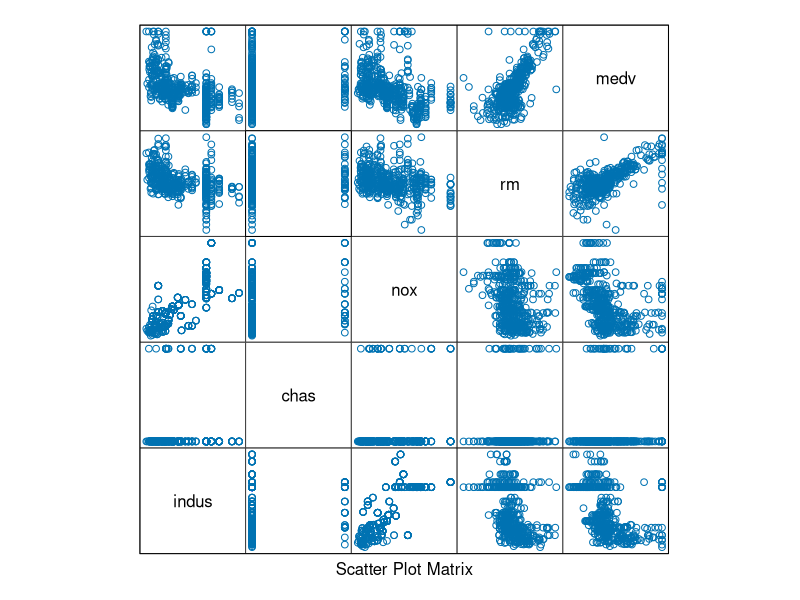
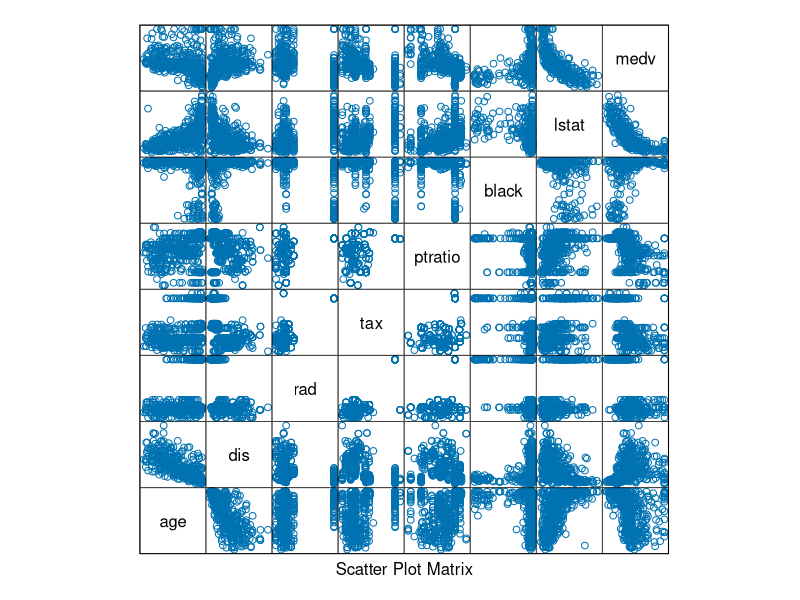
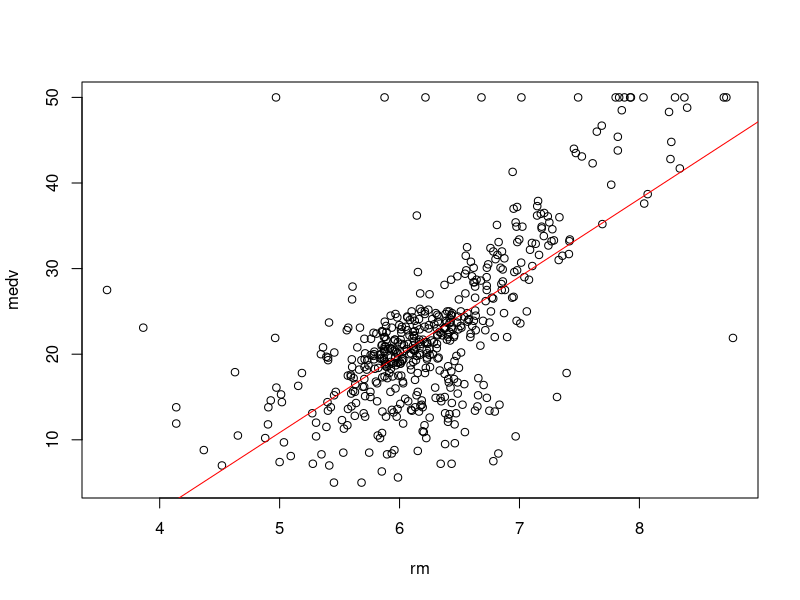
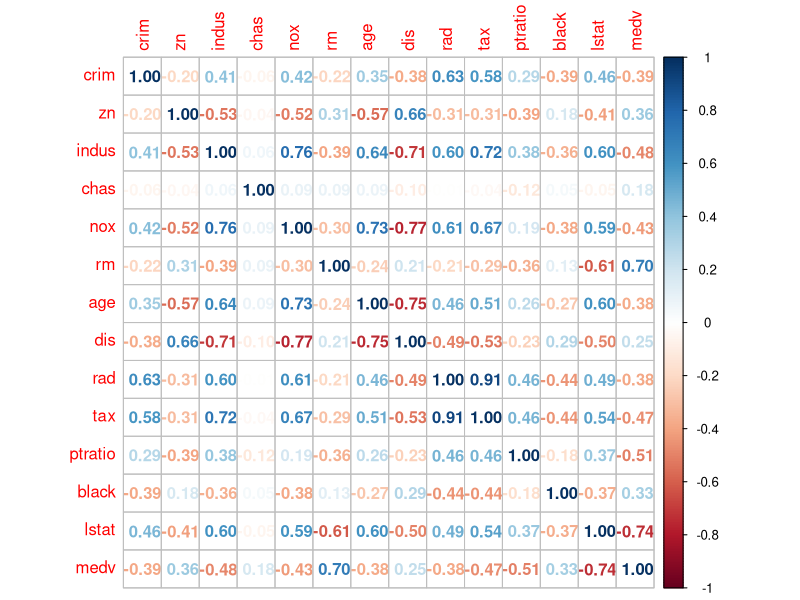
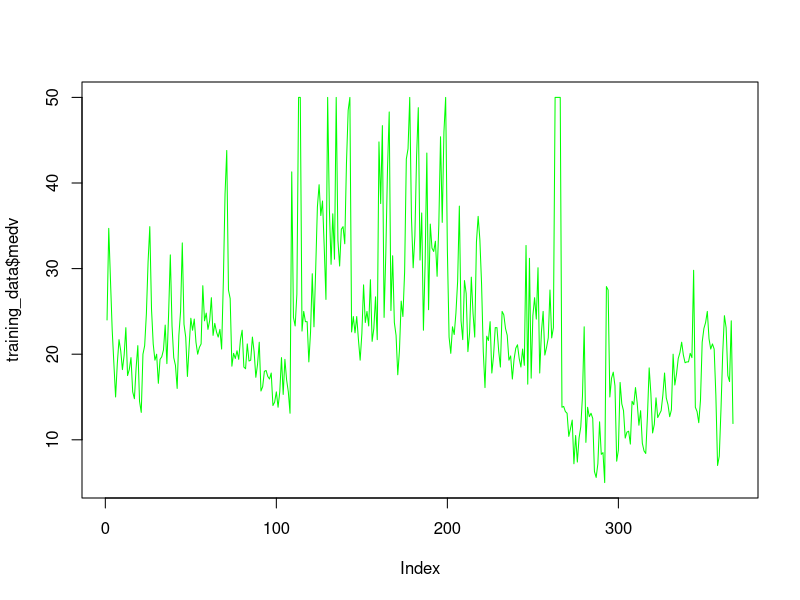
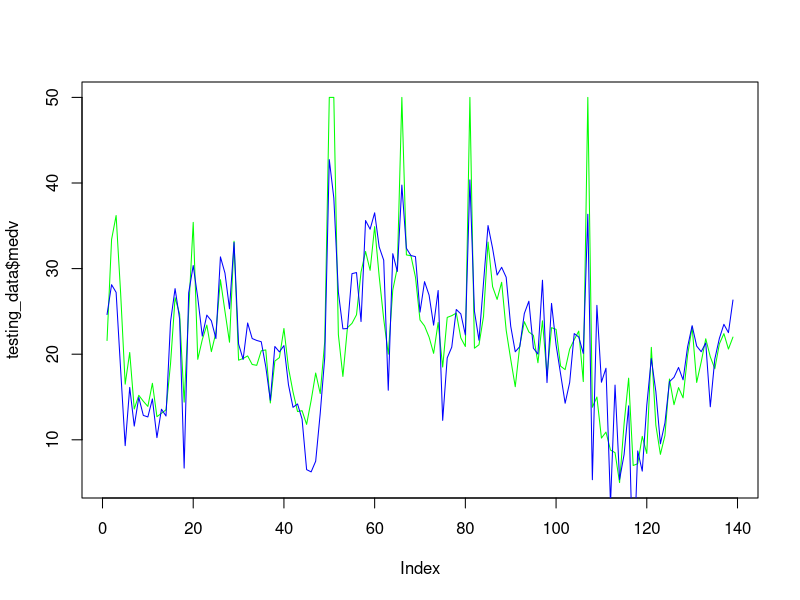
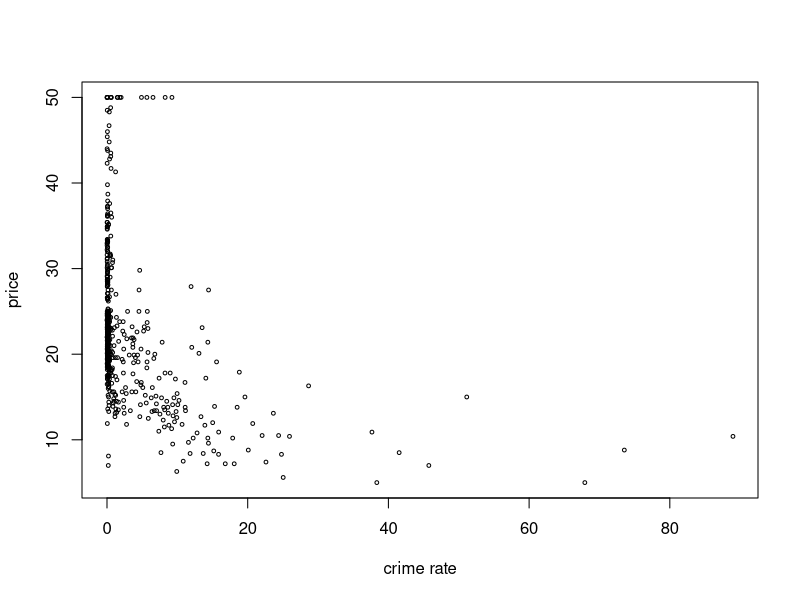
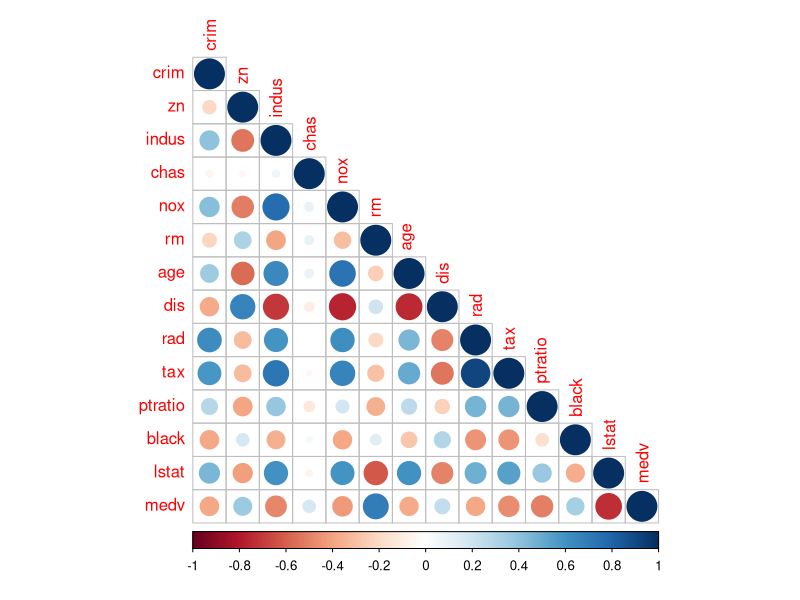

Recreate these plots in R, in order. (Note: this script raises an error after producing the figures.)
library(MASS)
data("Boston")
View(Boston)
?Boston
set.seed(2)
library(caTools)
split<-sample.split(Boston$medv,SplitRatio = 0.7)
split
training_data <-subset(Boston,split=="TRUE")
testing_data <-subset(Boston,split=="FALSE")
setwd("F:")
png(file = "CRIME.jpg")
plot(Boston$crim,Boston$medv,cex=0.5,xlab="crime rate",ylab="price")
dev.off()
cr<-cor(Boston)
attach(Boston)
library(lattice)
splom (~Boston[c(3:6,14)],groups=NULL,data=Boston,axis.line.tck=0,axis.text.alpha=0)
splom (~Boston[c(7:14)],groups=NULL,data=Boston,axis.line.tck=0,axis.text.alpha=0)
plot(rm,medv)
abline(lm(medv~rm),col="red")
library(corrplot)
setwd("F:")
png(file="stat.jpg")
corrplot(cr,type="lower")
dev.off()
corrplot(cr,method="number")
install.packages("caret")
library(caret)
Boston_a=subset(Boston,select=-c(medv))
numericData <- Boston_a[sapply(Boston_a,is.numeric)]
descrcor <- cor(numericData)
install.packages("car")
library(car)
model<-lm(medv~.,data =training_data)
vif(model)
model<-lm(medv~.,data=training_data)
model<-lm(medv~ crim +zn+indus+chas+nox+rm+age+dis+age+
            tax+ptratio+black+lstat,data=training_data)
summary(model)
model<-lm(medv~crim +zn+nox+rm+rad+dis+chas++ptratio+black+lstat,data=training_data)
summary(model)
plot(training_data$medv,type="l",lty=1.8,col="green")
predic<-predict(model,testing_data)
predic
plot(testing_data$medv,type="l",lty=1.8,col="green")
lines(predic,type="l",col="blue")
predic<-predict(model,sample_data)
predic
